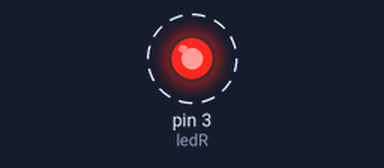
Bench run of a sketch on a simulated Arduino Uno, built with avr-gcc and run on an emulated ATmega328P. Parts: output pins drawn as LEDs (lit = HIGH). Dashed ring = blinking.

Above: at 0.5 s.
Timing chart, 0 to 4.6 s (numbered marks = the images above):
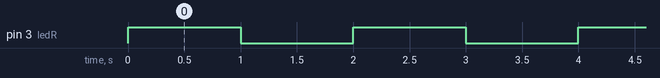

The sketch:

001_Blink.ino
```cpp
/* Amigus Labs*/

int ledR = 3; // LED RED

void setup() {

  pinMode(ledR, OUTPUT);  // initialize digital pin Led Red

}

void loop() {

  digitalWrite(ledR, HIGH);   // turn the LED Red on

  delay(1000);

  digitalWrite(ledR, LOW);   // turn the LED Red off

  delay(1000);

}
```

Measured:
- by itself, pin 3 (ledR): alternates HIGH for 1.0 s and LOW for 1.0 s
